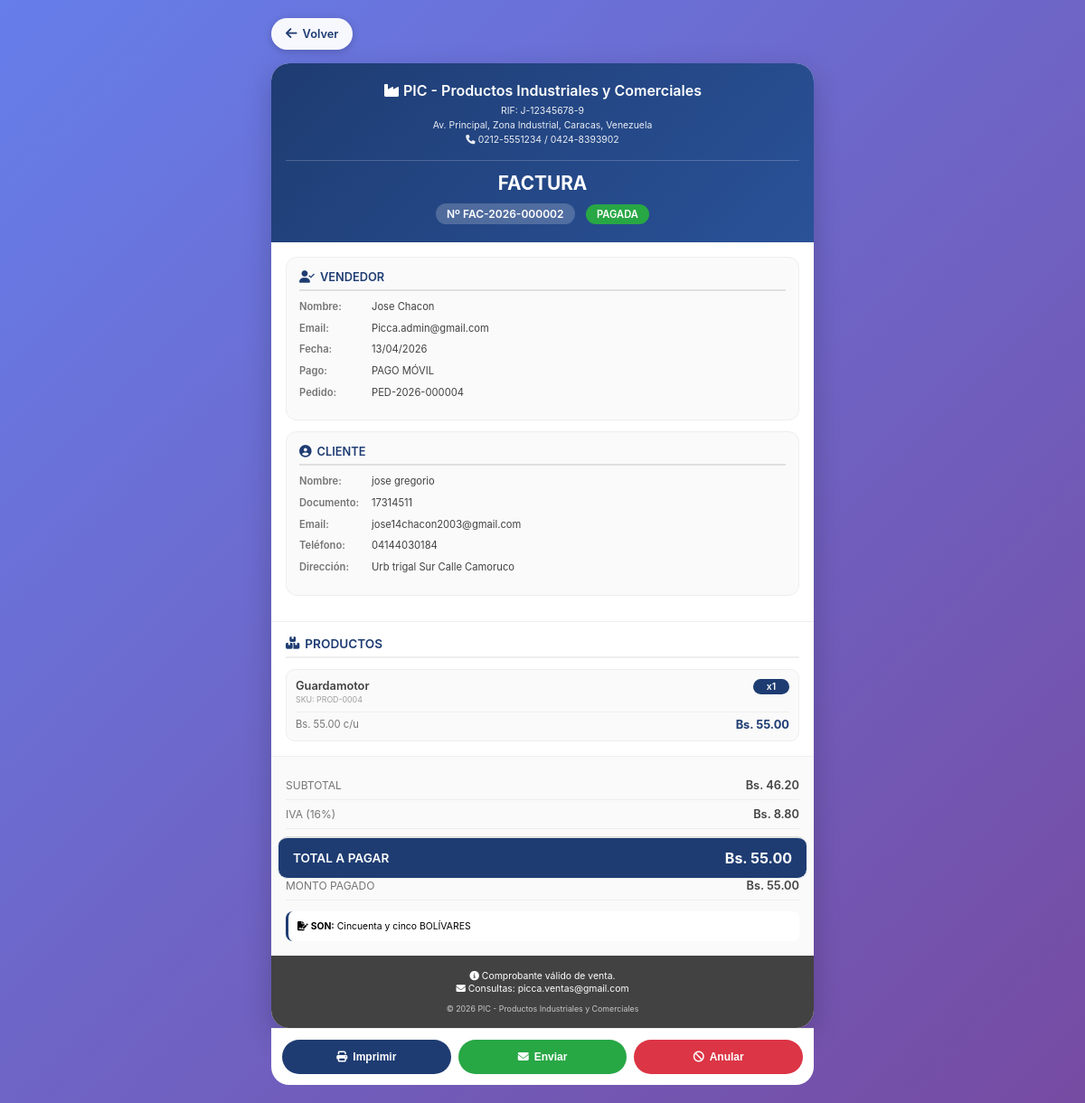
Screenshot of /facturacion/ver_factura.php?id=4 (signed in) with the database file from the repository.
### tables this page shows
CREATE TABLE `facturas` (
  `id` int NOT NULL AUTO_INCREMENT,
  `numero_factura` varchar(50) NOT NULL,
  `cliente_id` int NOT NULL,
  `pedido_id` int DEFAULT NULL,
  `fecha_emision` date NOT NULL,
  `fecha_vencimiento` date NOT NULL,
  `subtotal` decimal(12,2) NOT NULL,
  `iva` decimal(12,2) NOT NULL DEFAULT '0.00',
  `total` decimal(12,2) NOT NULL,
  `metodo_pago` enum('efectivo','tarjeta','transferencia','cheque','paypal','débito') DEFAULT 'efectivo',
  `estado` enum('pendiente','pagada','anulada','vencida') DEFAULT 'pendiente',
  `usuario_id` int NOT NULL,
  `created_at` datetime DEFAULT CURRENT_TIMESTAMP,
  `updated_at` datetime DEFAULT CURRENT_TIMESTAMP ON UPDATE CURRENT_TIMESTAMP,
  PRIMARY KEY (`id`),
  UNIQUE KEY `numero_factura` (`numero_factura`),
  KEY `fk_facturas_cliente` (`cliente_id`),
  KEY `fk_facturas_usuario` (`usuario_id`),
  KEY `idx_facturas_pedido` (`pedido_id`),
  KEY `idx_facturas_pedido_fecha` (`pedido_id`,`fecha_emision`),
  CONSTRAINT `fk_facturas_cliente` FOREIGN KEY (`cliente_id`) REFERENCES `clientes` (`id`),
  CONSTRAINT `fk_facturas_pedido` FOREIGN KEY (`pedido_id`) REFERENCES `pedidos` (`id`) ON DELETE SET NULL,
  CONSTRAINT `fk_facturas_usuario` FOREIGN KEY (`usuario_id`) REFERENCES `users` (`id`)
);

CREATE TABLE `users` (
  `id` int NOT NULL AUTO_INCREMENT,
  `nombre` varchar(100) NOT NULL,
  `correo` varchar(100) NOT NULL,
  `password` varchar(255) NOT NULL,
  `direccion` varchar(255) DEFAULT NULL,
  `estado` varchar(20) DEFAULT 'activo',
  `cedula` varchar(20) DEFAULT NULL,
  `telefono` varchar(20) DEFAULT NULL,
  `foto_perfil` varchar(255) DEFAULT NULL,
  `rol` varchar(20) DEFAULT 'usuario',
  `is_active` tinyint(1) DEFAULT '1',
  `email_verified` tinyint(1) DEFAULT '0',
  `verification_token` varchar(255) DEFAULT NULL,
  `last_login` datetime DEFAULT NULL,
  `created_at` timestamp NULL DEFAULT CURRENT_TIMESTAMP,
  PRIMARY KEY (`id`),
  UNIQUE KEY `correo` (`correo`),
  UNIQUE KEY `cedula` (`cedula`),
  KEY `idx_users_estado` (`estado`)
);

CREATE TABLE `pedidos` (
  `id` int NOT NULL AUTO_INCREMENT,
  `usuario_id` int NOT NULL,
  `numero_pedido` varchar(50) NOT NULL,
  `total` decimal(10,2) NOT NULL DEFAULT '0.00',
  `subtotal` decimal(10,2) NOT NULL DEFAULT '0.00',
  `iva` decimal(10,2) NOT NULL DEFAULT '0.00',
  `descuento` decimal(10,2) DEFAULT '0.00',
  `metodo_pago` enum('transferencia','pago_movil','efectivo','tarjeta','zelle','paypal') NOT NULL,
  `estado` enum('pendiente','procesando','facturado','completado','cancelado','rechazado') DEFAULT 'pendiente',
  `direccion_entrega` text,
  `ciudad` varchar(100) DEFAULT NULL,
  `telefono_contacto` varchar(20) DEFAULT NULL,
  `nombre_receptor` varchar(100) DEFAULT NULL,
  `fecha_entrega` date DEFAULT NULL,
  `referencia_pago` varchar(100) DEFAULT NULL,
  `comprobante_pago` varchar(255) DEFAULT NULL,
  `observaciones` text,
  `notas_internas` text,
  `created_at` timestamp NULL DEFAULT CURRENT_TIMESTAMP,
  `updated_at` timestamp NULL DEFAULT CURRENT_TIMESTAMP ON UPDATE CURRENT_TIMESTAMP,
  `fecha_facturacion` datetime DEFAULT NULL,
  `usuario_procesa_id` int DEFAULT NULL,
  PRIMARY KEY (`id`),
  UNIQUE KEY `numero_pedido` (`numero_pedido`),
  KEY `fk_pedidos_usuario_procesa` (`usuario_procesa_id`),
  KEY `idx_usuario_id` (`usuario_id`),
  KEY `idx_numero_pedido` (`numero_pedido`),
  KEY `idx_estado` (`estado`),
  KEY `idx_pedidos_fecha` (`created_at`),
  KEY `idx_pedidos_estado_fecha` (`estado`,`created_at`),
  CONSTRAINT `fk_pedidos_usuario` FOREIGN KEY (`usuario_id`) REFERENCES `users` (`id`) ON DELETE CASCADE,
  CONSTRAINT `fk_pedidos_usuario_procesa` FOREIGN KEY (`usuario_procesa_id`) REFERENCES `admin_users` (`id`) ON DELETE SET NULL
);

CREATE TABLE `clientes` (
  `id` int NOT NULL AUTO_INCREMENT,
  `tipo_documento` enum('cedula','ruc','pasaporte','dni') DEFAULT 'cedula',
  `documento` varchar(20) NOT NULL,
  `nombre` varchar(100) NOT NULL,
  `email` varchar(100) NOT NULL,
  `telefono` varchar(20) DEFAULT NULL,
  `direccion` text,
  `ciudad` varchar(50) DEFAULT NULL,
  `estado` enum('activo','inactivo','moroso') DEFAULT 'activo',
  `fecha_registro` datetime DEFAULT CURRENT_TIMESTAMP,
  PRIMARY KEY (`id`),
  UNIQUE KEY `documento` (`documento`)
);

CREATE TABLE `factura_detalles` (
  `id` int NOT NULL AUTO_INCREMENT,
  `factura_id` int NOT NULL,
  `producto_id` int NOT NULL,
  `cantidad` int NOT NULL,
  `precio_unitario` decimal(10,2) NOT NULL,
  `subtotal` decimal(10,2) NOT NULL,
  PRIMARY KEY (`id`),
  KEY `fk_factura_detalles_factura` (`factura_id`),
  KEY `fk_factura_detalles_producto` (`producto_id`),
  CONSTRAINT `fk_factura_detalles_factura` FOREIGN KEY (`factura_id`) REFERENCES `facturas` (`id`) ON DELETE CASCADE,
  CONSTRAINT `fk_factura_detalles_producto` FOREIGN KEY (`producto_id`) REFERENCES `products` (`id`)
);

CREATE TABLE `products` (
  `id` int NOT NULL AUTO_INCREMENT,
  `sku` varchar(100) DEFAULT NULL,
  `name` varchar(255) NOT NULL,
  `price` decimal(10,2) NOT NULL,
  `image_url` varchar(512) DEFAULT NULL,
  `description` text,
  `category` varchar(100) DEFAULT 'General',
  `rating` decimal(2,1) DEFAULT '0.0',
  `views_count` int DEFAULT '0',
  `specs` text,
  `stock` int DEFAULT '0',
  `is_featured` tinyint(1) DEFAULT '0',
  `weight` decimal(10,2) DEFAULT '0.00',
  `dimensions` varchar(100) DEFAULT NULL,
  `currency` varchar(3) DEFAULT 'Bs',
  `created_at` timestamp NULL DEFAULT CURRENT_TIMESTAMP,
  `updated_at` timestamp NULL DEFAULT CURRENT_TIMESTAMP ON UPDATE CURRENT_TIMESTAMP,
  PRIMARY KEY (`id`),
  UNIQUE KEY `sku` (`sku`)
);

### facturacion/ver_factura.php (the view, shortened to what the rows shown need)
<?php
$host = 'localhost';
$dbname = 'carrito_db';
$username = 'root';
$password = '';
try {
    $pdo = new PDO("mysql:host=$host;dbname=$dbname;charset=utf8", $username, $password);
    $pdo->setAttribute(PDO::ATTR_ERRMODE, PDO::ERRMODE_EXCEPTION);
    $pdo->setAttribute(PDO::ATTR_DEFAULT_FETCH_MODE, PDO::FETCH_ASSOC);
    $pdo->exec("SET time_zone = '-04:00'");
} catch (PDOException $e) {
    die("Error de conexión: " . htmlspecialchars($e->getMessage()));
}
$factura_id = $_GET['id'] ?? 0;
try {
    $stmt = $pdo->prepare("
        SELECT f.*,
               c.nombre as cliente_nombre,
               c.documento as cliente_documento,
               c.email as cliente_email,
               c.telefono as cliente_telefono,
               c.direccion as cliente_direccion,
               c.ciudad as cliente_ciudad,
               u.nombre as vendedor_nombre,
               u.correo as vendedor_email,
               p.numero_pedido,
               p.metodo_pago as pedido_metodo_pago,
               p.created_at as fecha_pedido,
               p.notas_internas as pedido_notas,
               p.observaciones
        FROM facturas f
        LEFT JOIN clientes c ON f.cliente_id = c.id
        LEFT JOIN users u ON f.usuario_id = u.id
        LEFT JOIN pedidos p ON f.pedido_id = p.id
        WHERE f.id = ?
    ");
    $stmt->execute([$factura_id]);
    $factura = $stmt->fetch();
    $metodo_pago_real = $factura['metodo_pago'];
    if (!empty($factura['pedido_metodo_pago']) && $factura['pedido_metodo_pago'] !== 'transferencia') {
        $metodo_pago_real = $factura['pedido_metodo_pago'];
    }
    $stmt = $pdo->prepare("
        SELECT fd.*,
               p.name as producto_nombre,
               p.sku,
               p.category as categoria,
               p.description as producto_descripcion
        FROM factura_detalles fd
        LEFT JOIN products p ON fd.producto_id = p.id
        WHERE fd.factura_id = ?
        ORDER BY fd.id
    ");
    $stmt->execute([$factura_id]);
    $detalles = $stmt->fetchAll();
    $total_pagado = ($factura['estado'] === 'pagada') ? $factura['total'] : 0;
} catch (PDOException $e) {
    die("Error: " . htmlspecialchars($e->getMessage()));
}
function getMetodoPagoLegible($metodo) {
    $metodo = strtolower(trim($metodo));
    $mapa = [
        'efectivo' => 'EFECTIVO',
        'transferencia' => 'TRANSFERENCIA',
        'transferencia_bancaria' => 'TRANSFERENCIA',
        'pago_movil' => 'PAGO MÓVIL',
        'pago movil' => 'PAGO MÓVIL',
        'mixto' => 'MIXTO',
        'tarjeta' => 'TARJETA',
        'paypal' => 'PAYPAL',
        'zelle' => 'ZELLE',
        'cheque' => 'CHEQUE'
    ];
    return $mapa[$metodo] ?? strtoupper($metodo);
}
function numeroALetras($numero) {
    $formatter = new NumberFormatter("es", NumberFormatter::SPELLOUT);
    $entero = floor($numero);
    $decimal = round(($numero - $entero) * 100);
    $texto = ucfirst($formatter->format($entero)) . " BOLÍVARES";
    return $texto;
}
function formatearFecha($fecha) {
    return date('d/m/Y', strtotime($fecha));
}
function getEstadoBadge($estado) {
    $estados = [
        'pagada' => ['class' => 'success', 'text' => 'PAGADA'],
        'pendiente' => ['class' => 'warning', 'text' => 'PENDIENTE'],
        'anulada' => ['class' => 'danger', 'text' => 'ANULADA']
    ];
    $estado_key = strtolower($estado);
    $info = $estados[$estado_key] ?? ['class' => 'secondary', 'text' => strtoupper($estado)];
    return '<span class="badge badge-' . $info['class'] . '">' . $info['text'] . '</span>';
}
$metodo_pago_mostrar = getMetodoPagoLegible($metodo_pago_real);
$empresa_nombre = "PIC - Productos Industriales y Comerciales";
?>
<!DOCTYPE html>
<html lang="es">
<head>
    <link rel="stylesheet" href="https://cdnjs.cloudflare.com/ajax/libs/font-awesome/6.4.0/css/all.min.css">
</head>
<body>
    <div class="invoice-container">
        <div class="invoice">
            <div class="invoice-header">
                <div class="company-info">
                    <h1><i class="fas fa-industry"></i> <?php echo htmlspecialchars($empresa_nombre); ?></h1>
                </div>
                <div class="invoice-title">
                    <h2>FACTURA</h2>
                    <div>
                        <span class="invoice-number">Nº <?php echo htmlspecialchars($factura['numero_factura']); ?></span>
                        <?php echo getEstadoBadge($factura['estado']); ?>
                    </div>
                </div>
            </div>
            <div class="info-sections">
                <div class="info-block">
                    <div class="info-row">
                        <span class="info-label">Nombre:</span>
                        <span class="info-value"><?php echo htmlspecialchars($factura['vendedor_nombre'] ?? 'Sistema'); ?></span>
                    </div>
                    <div class="info-row">
                        <span class="info-label">Email:</span>
                        <span class="info-value"><?php echo htmlspecialchars($factura['vendedor_email'] ?? 'No especificado'); ?></span>
                    </div>
                    <div class="info-row">
                        <span class="info-label">Fecha:</span>
                        <span class="info-value"><?php echo formatearFecha($factura['fecha_emision']); ?></span>
                    </div>
                    <div class="info-row">
                        <span class="info-label">Pago:</span>
                        <span class="info-value"><?php echo $metodo_pago_mostrar; ?></span>
                    </div>
                    <?php if (!empty($factura['numero_pedido'])): ?>
                    <div class="info-row">
                        <span class="info-label">Pedido:</span>
                        <span class="info-value"><?php echo htmlspecialchars($factura['numero_pedido']); ?></span>
                    </div>
                    <?php endif; ?>
                </div>
                <div class="info-block">
                    <div class="info-row">
                        <span class="info-label">Nombre:</span>
                        <span class="info-value"><?php echo htmlspecialchars($factura['cliente_nombre'] ?? 'No especificado'); ?></span>
                    </div>
                    <div class="info-row">
                        <span class="info-label">Documento:</span>
                        <span class="info-value"><?php echo htmlspecialchars($factura['cliente_documento'] ?? 'No especificado'); ?></span>
                    </div>
                    <div class="info-row">
                        <span class="info-label">Email:</span>
                        <span class="info-value"><?php echo htmlspecialchars($factura['cliente_email'] ?? 'No especificado'); ?></span>
                    </div>
                    <div class="info-row">
                        <span class="info-label">Teléfono:</span>
                        <span class="info-value"><?php echo htmlspecialchars($factura['cliente_telefono'] ?? 'No especificado'); ?></span>
                    </div>
                    <div class="info-row">
                        <span class="info-label">Dirección:</span>
                        <span class="info-value"><?php echo htmlspecialchars($factura['cliente_direccion'] ?? 'No especificada'); ?></span>
                    </div>
                </div>
            </div>
            <div class="products-section">
                <div class="products-list">
                    <?php if (empty($detalles)): ?>
                    <div style="text-align: center; padding: 30px; color: var(--gray-500);">
                        <i class="fas fa-box-open" style="font-size: 2rem; margin-bottom: 10px; display: block;"></i>
                        Sin productos registrados
                    </div>
                    <?php else: ?>
                        <?php foreach ($detalles as $index => $detalle): ?>
                        <div class="product-item">
                            <div class="product-header">
                                <div>
                                    <div class="product-name"><?php echo htmlspecialchars($detalle['producto_nombre'] ?? 'Producto no disponible'); ?></div>
                                    <?php if (!empty($detalle['sku'])): ?>
                                    <div class="product-sku">SKU: <?php echo htmlspecialchars($detalle['sku']); ?></div>
                                    <?php endif; ?>
                                </div>
                                <div class="product-qty">x<?php echo number_format($detalle['cantidad'] ?? 0); ?></div>
                            </div>
                            <div class="product-footer">
                                <div class="product-price">Bs. <?php echo number_format($detalle['precio_unitario'] ?? 0, 2); ?> c/u</div>
                                <div class="product-subtotal">Bs. <?php echo number_format($detalle['subtotal'] ?? 0, 2); ?></div>
                            </div>
                        </div>
                        <?php endforeach; ?>
                    <?php endif; ?>
                </div>
            </div>
            <div class="totals-section">
                <div class="total-line">
                    <span>SUBTOTAL</span>
                    <span>Bs. <?php echo number_format($factura['subtotal'] ?? 0, 2); ?></span>
                </div>
                <div class="total-line">
                    <span>IVA (16%)</span>
                    <span>Bs. <?php echo number_format($factura['iva'] ?? 0, 2); ?></span>
                </div>
                <div class="total-line grand-total">
                    <span>TOTAL A PAGAR</span>
                    <span>Bs. <?php echo number_format($factura['total'] ?? 0, 2); ?></span>
                </div>
                <div class="total-line">
                    <span>MONTO PAGADO</span>
                    <span>Bs. <?php echo number_format($total_pagado, 2); ?></span>
                </div>
                <div class="amount-words">
                    <i class="fas fa-file-signature"></i> <strong>SON:</strong> <?php echo numeroALetras($factura['total'] ?? 0); ?>
                </div>
            </div>
        </div>
    </div>
</body>
</html>

### rows the page displays
facturas: numero_factura "FAC-2026-000002", estado "PAGADA", usuario.nombre "Jose Chacon", usuario.correo "Picca.admin@gmail.com", fecha_emision "13/04/2026", pedido.metodo_pago "PAGO MÓVIL", pedido.numero_pedido "PED-2026-000004", cliente.nombre "jose gregorio", cliente.documento "17314511", cliente.email "jose14chacon2003@gmail.com", cliente.telefono "04144030184", cliente.direccion "Urb trigal Sur Calle Camoruco", subtotal "46.20", iva "8.80", total "55.00", total "Cincuenta y cinco BOLÍVARES"
factura_detalles: producto.name "Guardamotor", producto.sku "PROD-0004", cantidad "1", precio_unitario "55.00", subtotal "55.00"

### other values shown
$empresa_nombre "PIC - Productos Industriales y Comerciales"
$empresa_rif "J-12345678-9"
$empresa_direccion "Av. Principal, Zona Industrial, Caracas, Venezuela"
$empresa_telefono "0212-5551234 / 0424-8393902"
$empresa_email "picca.ventas@gmail.com"
